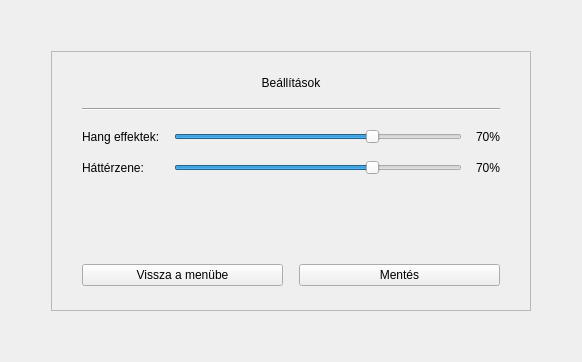
          <widget class="QWidget" name="page6_beallitasok">
           <layout class="QVBoxLayout" name="verticalLayout_12">
            <item>
             <spacer name="verticalSpacer_beallitasok_felso">
              <property name="orientation">
               <enum>Qt::Orientation::Vertical</enum>
              </property>
              <property name="sizeHint" stdset="0">
               <size>
                <width>20</width>
                <height>40</height>
               </size>
              </property>
             </spacer>
            </item>
            <item>
             <layout class="QHBoxLayout" name="horizontalLayout_beallitasok_kozep">
              <item>
               <spacer name="horizontalSpacer_beallitasok_bal">
                <property name="orientation">
                 <enum>Qt::Orientation::Horizontal</enum>
                </property>
                <property name="sizeHint" stdset="0">
                 <size>
                  <width>40</width>
                  <height>20</height>
                 </size>
                </property>
               </spacer>
              </item>
              <item>
               <widget class="QFrame" name="frame_beallitasok">
                <property name="minimumSize">
                 <size>
                  <width>480</width>
                  <height>260</height>
                 </size>
                </property>
                <property name="maximumSize">
                 <size>
                  <width>560</width>
                  <height>320</height>
                 </size>
                </property>
                <property name="frameShape">
                 <enum>QFrame::Shape::StyledPanel</enum>
                </property>
                <property name="frameShadow">
                 <enum>QFrame::Shadow::Raised</enum>
                </property>
                <layout class="QVBoxLayout" name="verticalLayout_beallitasok_belso">
                 <property name="spacing">
                  <number>18</number>
                 </property>
                 <property name="leftMargin">
                  <number>30</number>
                 </property>
                 <property name="topMargin">
                  <number>24</number>
                 </property>
                 <property name="rightMargin">
                  <number>30</number>
                 </property>
                 <property name="bottomMargin">
                  <number>24</number>
                 </property>
                 <item>
                  <widget class="QLabel" name="lbl_beallitasok_cim">
                   <property name="text">
                    <string>Beállítások</string>
                   </property>
                   <property name="alignment">
                    <set>Qt::AlignmentFlag::AlignCenter</set>
                   </property>
                  </widget>
                 </item>
                 <item>
                  <widget class="QFrame" name="line_beallitasok_1">
                   <property name="frameShape">
                    <enum>QFrame::Shape::HLine</enum>
                   </property>
                   <property name="frameShadow">
                    <enum>QFrame::Shadow::Sunken</enum>
                   </property>
                  </widget>
                 </item>
                 <item>
                  <layout class="QGridLayout" name="gridLayout_hang">
                   <property name="horizontalSpacing">
                    <number>14</number>
                   </property>
                   <property name="verticalSpacing">
                    <number>16</number>
                   </property>
                   <item row="0" column="0">
                    <widget class="QLabel" name="lbl_hangeffektek">
                     <property name="text">
                      <string>Hang effektek:</string>
                     </property>
                    </widget>
                   </item>
                   <item row="0" column="1">
                    <widget class="QSlider" name="slider_hangeffektek">
                     <property name="maximum">
                      <number>100</number>
                     </property>
                     <property name="value">
                      <number>70</number>
                     </property>
                     <property name="orientation">
                      <enum>Qt::Orientation::Horizontal</enum>
                     </property>
                    </widget>
                   </item>
                   <item row="0" column="2">
                    <widget class="QLabel" name="lbl_hangeffektek_ertek">
                     <property name="text">
                      <string>70%</string>
                     </property>
                     <property name="alignment">
                      <set>Qt::AlignmentFlag::AlignRight|Qt::AlignmentFlag::AlignTrailing|Qt::AlignmentFlag::AlignVCenter</set>
                     </property>
                    </widget>
                   </item>
                   <item row="1" column="0">
                    <widget class="QLabel" name="lbl_hatterzene">
                     <property name="text">
                      <string>Háttérzene:</string>
                     </property>
                    </widget>
                   </item>
                   <item row="1" column="1">
                    <widget class="QSlider" name="slider_hatterzene">
                     <property name="maximum">
                      <number>100</number>
                     </property>
                     <property name="value">
                      <number>70</number>
                     </property>
                     <property name="orientation">
                      <enum>Qt::Orientation::Horizontal</enum>
                     </property>
                    </widget>
                   </item>
                   <item row="1" column="2">
                    <widget class="QLabel" name="lbl_hatterzene_ertek">
                     <property name="text">
                      <string>70%</string>
                     </property>
                     <property name="alignment">
                      <set>Qt::AlignmentFlag::AlignRight|Qt::AlignmentFlag::AlignTrailing|Qt::AlignmentFlag::AlignVCenter</set>
                     </property>
                    </widget>
                   </item>
                  </layout>
                 </item>
                 <item>
                  <spacer name="verticalSpacer_beallitasok_gombok">
                   <property name="orientation">
                    <enum>Qt::Orientation::Vertical</enum>
                   </property>
                   <property name="sizeHint" stdset="0">
                    <size>
                     <width>20</width>
                     <height>10</height>
                    </size>
                   </property>
                  </spacer>
                 </item>
                 <item>
                  <layout class="QHBoxLayout" name="horizontalLayout_beallitasok_gombok">
                   <property name="spacing">
                    <number>16</number>
                   </property>
                   <item>
                    <widget class="QPushButton" name="btn_beallitasok_vissza">
                     <property name="text">
                      <string>Vissza a menübe</string>
                     </property>
                    </widget>
                   </item>
                   <item>
                    <widget class="QPushButton" name="btn_beallitasok_mentes">
                     <property name="text">
                      <string>Mentés</string>
                     </property>
                    </widget>
                   </item>
                  </layout>
                 </item>
                </layout>
               </widget>
              </item>
              <item>
               <spacer name="horizontalSpacer_beallitasok_jobb">
                <property name="orientation">
                 <enum>Qt::Orientation::Horizontal</enum>
                </property>
                <property name="sizeHint" stdset="0">
                 <size>
                  <width>40</width>
                  <height>20</height>
                 </size>
                </property>
               </spacer>
              </item>
             </layout>
            </item>
            <item>
             <spacer name="verticalSpacer_beallitasok_also">
              <property name="orientation">
               <enum>Qt::Orientation::Vertical</enum>
              </property>
              <property name="sizeHint" stdset="0">
               <size>
                <width>20</width>
                <height>40</height>
               </size>
              </property>
             </spacer>
            </item>
           </layout>
          </widget>
